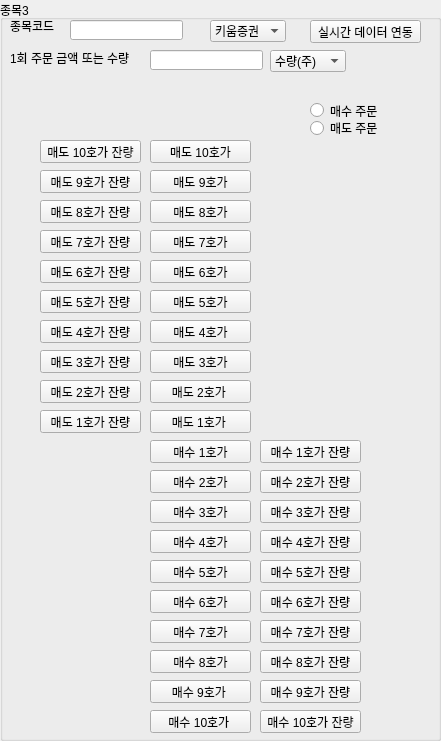
   <widget class="QGroupBox" name="groupBox_3">
    <property name="geometry">
     <rect>
      <x>900</x>
      <y>30</y>
      <width>441</width>
      <height>741</height>
     </rect>
    </property>
    <property name="title">
     <string>종목3</string>
    </property>
    <widget class="QLabel" name="label_5">
     <property name="geometry">
      <rect>
       <x>10</x>
       <y>20</y>
       <width>56</width>
       <height>12</height>
      </rect>
     </property>
     <property name="text">
      <string>종목코드</string>
     </property>
    </widget>
    <widget class="QLineEdit" name="lineEdit_5">
     <property name="geometry">
      <rect>
       <x>70</x>
       <y>20</y>
       <width>113</width>
       <height>20</height>
      </rect>
     </property>
    </widget>
    <widget class="QLineEdit" name="lineEdit_6">
     <property name="geometry">
      <rect>
       <x>150</x>
       <y>50</y>
       <width>113</width>
       <height>20</height>
      </rect>
     </property>
    </widget>
    <widget class="QLabel" name="label_6">
     <property name="geometry">
      <rect>
       <x>10</x>
       <y>50</y>
       <width>141</width>
       <height>16</height>
      </rect>
     </property>
     <property name="text">
      <string>1회 주문 금액 또는 수량</string>
     </property>
    </widget>
    <widget class="QRadioButton" name="radioButton_5">
     <property name="geometry">
      <rect>
       <x>310</x>
       <y>100</y>
       <width>101</width>
       <height>21</height>
      </rect>
     </property>
     <property name="text">
      <string>매수 주문</string>
     </property>
    </widget>
    <widget class="QRadioButton" name="radioButton_6">
     <property name="geometry">
      <rect>
       <x>310</x>
       <y>120</y>
       <width>90</width>
       <height>16</height>
      </rect>
     </property>
     <property name="text">
      <string>매도 주문</string>
     </property>
    </widget>
    <widget class="QComboBox" name="comboBox_3">
     <property name="geometry">
      <rect>
       <x>270</x>
       <y>50</y>
       <width>76</width>
       <height>22</height>
      </rect>
     </property>
     <item>
      <property name="text">
       <string>수량(주)</string>
      </property>
     </item>
     <item>
      <property name="text">
       <string>금액(원)</string>
      </property>
     </item>
     <item>
      <property name="text">
       <string>금액(달러)</string>
      </property>
     </item>
    </widget>
    <widget class="QPushButton" name="pushButton_83">
     <property name="geometry">
      <rect>
       <x>40</x>
       <y>140</y>
       <width>101</width>
       <height>23</height>
      </rect>
     </property>
     <property name="text">
      <string>매도 10호가 잔량</string>
     </property>
    </widget>
    <widget class="QPushButton" name="pushButton_84">
     <property name="geometry">
      <rect>
       <x>40</x>
       <y>170</y>
       <width>101</width>
       <height>23</height>
      </rect>
     </property>
     <property name="text">
      <string>매도 9호가 잔량</string>
     </property>
    </widget>
    <widget class="QPushButton" name="pushButton_85">
     <property name="geometry">
      <rect>
       <x>40</x>
       <y>200</y>
       <width>101</width>
       <height>23</height>
      </rect>
     </property>
     <property name="text">
      <string>매도 8호가 잔량</string>
     </property>
    </widget>
    <widget class="QPushButton" name="pushButton_86">
     <property name="geometry">
      <rect>
       <x>40</x>
       <y>230</y>
       <width>101</width>
       <height>23</height>
      </rect>
     </property>
     <property name="text">
      <string>매도 7호가 잔량</string>
     </property>
    </widget>
    <widget class="QPushButton" name="pushButton_87">
     <property name="geometry">
      <rect>
       <x>40</x>
       <y>260</y>
       <width>101</width>
       <height>23</height>
      </rect>
     </property>
     <property name="text">
      <string>매도 6호가 잔량</string>
     </property>
    </widget>
    <widget class="QPushButton" name="pushButton_88">
     <property name="geometry">
      <rect>
       <x>40</x>
       <y>290</y>
       <width>101</width>
       <height>23</height>
      </rect>
     </property>
     <property name="text">
      <string>매도 5호가 잔량</string>
     </property>
    </widget>
    <widget class="QPushButton" name="pushButton_89">
     <property name="geometry">
      <rect>
       <x>40</x>
       <y>320</y>
       <width>101</width>
       <height>23</height>
      </rect>
     </property>
     <property name="text">
      <string>매도 4호가 잔량</string>
     </property>
    </widget>
    <widget class="QPushButton" name="pushButton_90">
     <property name="geometry">
      <rect>
       <x>40</x>
       <y>350</y>
       <width>101</width>
       <height>23</height>
      </rect>
     </property>
     <property name="text">
      <string>매도 3호가 잔량</string>
     </property>
    </widget>
    <widget class="QPushButton" name="pushButton_91">
     <property name="geometry">
      <rect>
       <x>40</x>
       <y>380</y>
       <width>101</width>
       <height>23</height>
      </rect>
     </property>
     <property name="text">
      <string>매도 2호가 잔량</string>
     </property>
    </widget>
    <widget class="QPushButton" name="pushButton_92">
     <property name="geometry">
      <rect>
       <x>40</x>
       <y>410</y>
       <width>101</width>
       <height>23</height>
      </rect>
     </property>
     <property name="text">
      <string>매도 1호가 잔량</string>
     </property>
    </widget>
    <widget class="QPushButton" name="pushButton_93">
     <property name="geometry">
      <rect>
       <x>150</x>
       <y>410</y>
       <width>101</width>
       <height>23</height>
      </rect>
     </property>
     <property name="text">
      <string>매도 1호가 </string>
     </property>
    </widget>
    <widget class="QPushButton" name="pushButton_94">
     <property name="geometry">
      <rect>
       <x>150</x>
       <y>380</y>
       <width>101</width>
       <height>23</height>
      </rect>
     </property>
     <property name="text">
      <string>매도 2호가 </string>
     </property>
    </widget>
    <widget class="QPushButton" name="pushButton_95">
     <property name="geometry">
      <rect>
       <x>150</x>
       <y>350</y>
       <width>101</width>
       <height>23</height>
      </rect>
     </property>
     <property name="text">
      <string>매도 3호가</string>
     </property>
    </widget>
    <widget class="QPushButton" name="pushButton_96">
     <property name="geometry">
      <rect>
       <x>150</x>
       <y>290</y>
       <width>101</width>
       <height>23</height>
      </rect>
     </property>
     <property name="text">
      <string>매도 5호가</string>
     </property>
    </widget>
    <widget class="QPushButton" name="pushButton_97">
     <property name="geometry">
      <rect>
       <x>150</x>
       <y>320</y>
       <width>101</width>
       <height>23</height>
      </rect>
     </property>
     <property name="text">
      <string>매도 4호가</string>
     </property>
    </widget>
    <widget class="QPushButton" name="pushButton_98">
     <property name="geometry">
      <rect>
       <x>150</x>
       <y>260</y>
       <width>101</width>
       <height>23</height>
      </rect>
     </property>
     <property name="text">
      <string>매도 6호가</string>
     </property>
    </widget>
    <widget class="QPushButton" name="pushButton_99">
     <property name="geometry">
      <rect>
       <x>150</x>
       <y>230</y>
       <width>101</width>
       <height>23</height>
      </rect>
     </property>
     <property name="text">
      <string>매도 7호가</string>
     </property>
    </widget>
    <widget class="QPushButton" name="pushButton_100">
     <property name="geometry">
      <rect>
       <x>150</x>
       <y>140</y>
       <width>101</width>
       <height>23</height>
      </rect>
     </property>
     <property name="text">
      <string>매도 10호가</string>
     </property>
    </widget>
    <widget class="QPushButton" name="pushButton_101">
     <property name="geometry">
      <rect>
       <x>150</x>
       <y>170</y>
       <width>101</width>
       <height>23</height>
      </rect>
     </property>
     <property name="text">
      <string>매도 9호가</string>
     </property>
    </widget>
    <widget class="QPushButton" name="pushButton_102">
     <property name="geometry">
      <rect>
       <x>150</x>
       <y>200</y>
       <width>101</width>
       <height>23</height>
      </rect>
     </property>
     <property name="text">
      <string>매도 8호가</string>
     </property>
    </widget>
    <widget class="QPushButton" name="pushButton_103">
     <property name="geometry">
      <rect>
       <x>150</x>
       <y>500</y>
       <width>101</width>
       <height>23</height>
      </rect>
     </property>
     <property name="text">
      <string>매수 3호가</string>
     </property>
    </widget>
    <widget class="QPushButton" name="pushButton_104">
     <property name="geometry">
      <rect>
       <x>150</x>
       <y>560</y>
       <width>101</width>
       <height>23</height>
      </rect>
     </property>
     <property name="text">
      <string>매수 5호가</string>
     </property>
    </widget>
    <widget class="QPushButton" name="pushButton_105">
     <property name="geometry">
      <rect>
       <x>150</x>
       <y>530</y>
       <width>101</width>
       <height>23</height>
      </rect>
     </property>
     <property name="text">
      <string>매수 4호가</string>
     </property>
    </widget>
    <widget class="QPushButton" name="pushButton_106">
     <property name="geometry">
      <rect>
       <x>260</x>
       <y>530</y>
       <width>101</width>
       <height>23</height>
      </rect>
     </property>
     <property name="text">
      <string>매수 4호가 잔량</string>
     </property>
    </widget>
    <widget class="QPushButton" name="pushButton_107">
     <property name="geometry">
      <rect>
       <x>260</x>
       <y>470</y>
       <width>101</width>
       <height>23</height>
      </rect>
     </property>
     <property name="text">
      <string>매수 2호가 잔량</string>
     </property>
    </widget>
    <widget class="QPushButton" name="pushButton_108">
     <property name="geometry">
      <rect>
       <x>260</x>
       <y>650</y>
       <width>101</width>
       <height>23</height>
      </rect>
     </property>
     <property name="text">
      <string>매수 8호가 잔량</string>
     </property>
    </widget>
    <widget class="QPushButton" name="pushButton_109">
     <property name="geometry">
      <rect>
       <x>150</x>
       <y>650</y>
       <width>101</width>
       <height>23</height>
      </rect>
     </property>
     <property name="text">
      <string>매수 8호가</string>
     </property>
    </widget>
    <widget class="QPushButton" name="pushButton_110">
     <property name="geometry">
      <rect>
       <x>150</x>
       <y>710</y>
       <width>101</width>
       <height>23</height>
      </rect>
     </property>
     <property name="text">
      <string>매수 10호가 </string>
     </property>
    </widget>
    <widget class="QPushButton" name="pushButton_111">
     <property name="geometry">
      <rect>
       <x>260</x>
       <y>710</y>
       <width>101</width>
       <height>23</height>
      </rect>
     </property>
     <property name="text">
      <string>매수 10호가 잔량</string>
     </property>
    </widget>
    <widget class="QPushButton" name="pushButton_112">
     <property name="geometry">
      <rect>
       <x>150</x>
       <y>440</y>
       <width>101</width>
       <height>23</height>
      </rect>
     </property>
     <property name="text">
      <string>매수 1호가</string>
     </property>
    </widget>
    <widget class="QPushButton" name="pushButton_113">
     <property name="geometry">
      <rect>
       <x>260</x>
       <y>500</y>
       <width>101</width>
       <height>23</height>
      </rect>
     </property>
     <property name="text">
      <string>매수 3호가 잔량</string>
     </property>
    </widget>
    <widget class="QPushButton" name="pushButton_114">
     <property name="geometry">
      <rect>
       <x>260</x>
       <y>590</y>
       <width>101</width>
       <height>23</height>
      </rect>
     </property>
     <property name="text">
      <string>매수 6호가 잔량</string>
     </property>
    </widget>
    <widget class="QPushButton" name="pushButton_115">
     <property name="geometry">
      <rect>
       <x>150</x>
       <y>680</y>
       <width>101</width>
       <height>23</height>
      </rect>
     </property>
     <property name="text">
      <string>매수 9호가 </string>
     </property>
    </widget>
    <widget class="QPushButton" name="pushButton_116">
     <property name="geometry">
      <rect>
       <x>150</x>
       <y>620</y>
       <width>101</width>
       <height>23</height>
      </rect>
     </property>
     <property name="text">
      <string>매수 7호가</string>
     </property>
    </widget>
    <widget class="QPushButton" name="pushButton_117">
     <property name="geometry">
      <rect>
       <x>150</x>
       <y>590</y>
       <width>101</width>
       <height>23</height>
      </rect>
     </property>
     <property name="text">
      <string>매수 6호가</string>
     </property>
    </widget>
    <widget class="QPushButton" name="pushButton_118">
     <property name="geometry">
      <rect>
       <x>260</x>
       <y>560</y>
       <width>101</width>
       <height>23</height>
      </rect>
     </property>
     <property name="text">
      <string>매수 5호가 잔량</string>
     </property>
    </widget>
    <widget class="QPushButton" name="pushButton_119">
     <property name="geometry">
      <rect>
       <x>260</x>
       <y>440</y>
       <width>101</width>
       <height>23</height>
      </rect>
     </property>
     <property name="text">
      <string>매수 1호가 잔량</string>
     </property>
    </widget>
    <widget class="QPushButton" name="pushButton_120">
     <property name="geometry">
      <rect>
       <x>260</x>
       <y>620</y>
       <width>101</width>
       <height>23</height>
      </rect>
     </property>
     <property name="text">
      <string>매수 7호가 잔량</string>
     </property>
    </widget>
    <widget class="QPushButton" name="pushButton_121">
     <property name="geometry">
      <rect>
       <x>150</x>
       <y>470</y>
       <width>101</width>
       <height>23</height>
      </rect>
     </property>
     <property name="text">
      <string>매수 2호가</string>
     </property>
    </widget>
    <widget class="QPushButton" name="pushButton_122">
     <property name="geometry">
      <rect>
       <x>260</x>
       <y>680</y>
       <width>101</width>
       <height>23</height>
      </rect>
     </property>
     <property name="text">
      <string>매수 9호가 잔량</string>
     </property>
    </widget>
    <widget class="QPushButton" name="pushButton_123">
     <property name="geometry">
      <rect>
       <x>310</x>
       <y>20</y>
       <width>111</width>
       <height>23</height>
      </rect>
     </property>
     <property name="text">
      <string>실시간 데이터 연동</string>
     </property>
    </widget>
    <widget class="QComboBox" name="comboBox_7">
     <property name="geometry">
      <rect>
       <x>210</x>
       <y>20</y>
       <width>76</width>
       <height>22</height>
      </rect>
     </property>
     <item>
      <property name="text">
       <string>키움증권</string>
      </property>
     </item>
     <item>
      <property name="text">
       <string>한국투자증권</string>
      </property>
     </item>
     <item>
      <property name="text">
       <string>대신증권</string>
      </property>
     </item>
     <item>
      <property name="text">
       <string>빗썸</string>
      </property>
     </item>
     <item>
      <property name="text">
       <string>BIKA</string>
      </property>
     </item>
     <item>
      <property name="text">
       <string>Trading View</string>
      </property>
     </item>
    </widget>
   </widget>
